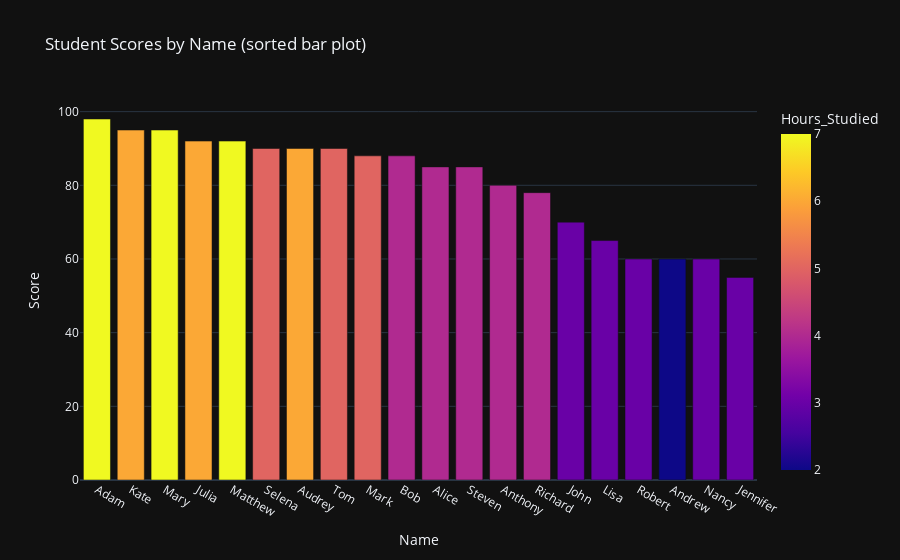

This figure's notebook cell:
### Code cell
# Customizing bar colors and adding hover information on sorted data
fig = px.bar(df_sorted, x='Name', y='Score', title='Student Scores by Name (sorted bar plot)',
             color='Hours_Studied', hover_name='Name')
fig.show()

### Figure 1 — Plotly figure (JSON) as saved in the notebook; plotly's stock layout.template omitted (floating-point values rounded to 4 significant figures)
{"data": [{"alignmentgroup": "True", "hovertemplate": "<b>%{hovertext}</b><br><br>Name=%{x}<br>Score=%{y}<br>Hours_Studied=%{marker.color}<extra></extra>", "hovertext": ["Adam", "Kate", "Mary", "Julia", "Matthew", "Selena", "Audrey", "Tom", "Mark", "Bob", "Alice", "Steven", "Anthony", "Richard", "John", "Lisa", "Robert", "Andrew", "Nancy", "Jennifer"], "legendgroup": "", "marker": {"color": [7, 6, 7, 6, 7, 5, 6, 5, 5, 4, 4, 4, 4, 4, 3, 3, 3, 2, 3, 3], "coloraxis": "coloraxis", "pattern": {"shape": ""}}, "name": "", "offsetgroup": "", "orientation": "v", "showlegend": false, "textposition": "auto", "type": "bar", "x": ["Adam", "Kate", "Mary", "Julia", "Matthew", "Selena", "Audrey", "Tom", "Mark", "Bob", "Alice", "Steven", "Anthony", "Richard", "John", "Lisa", "Robert", "Andrew", "Nancy", "Jennifer"], "xaxis": "x", "y": [98, 95, 95, 92, 92, 90, 90, 90, 88, 88, 85, 85, 80, 78, 70, 65, 60, 60, 60, 55], "yaxis": "y"}], "layout": {"barmode": "relative", "coloraxis": {"colorbar": {"title": {"text": "Hours_Studied"}}, "colorscale": [[0, "#0d0887"], [0.1111, "#46039f"], [0.2222, "#7201a8"], [0.3333, "#9c179e"], [0.4444, "#bd3786"], [0.5556, "#d8576b"], [0.6667, "#ed7953"], [0.7778, "#fb9f3a"], [0.8889, "#fdca26"], [1, "#f0f921"]]}, "legend": {"tracegroupgap": 0}, "title": {"text": "Student Scores by Name (sorted bar plot)"}, "xaxis": {"anchor": "y", "domain": [0, 1], "title": {"text": "Name"}}, "yaxis": {"anchor": "x", "domain": [0, 1], "title": {"text": "Score"}}}}
